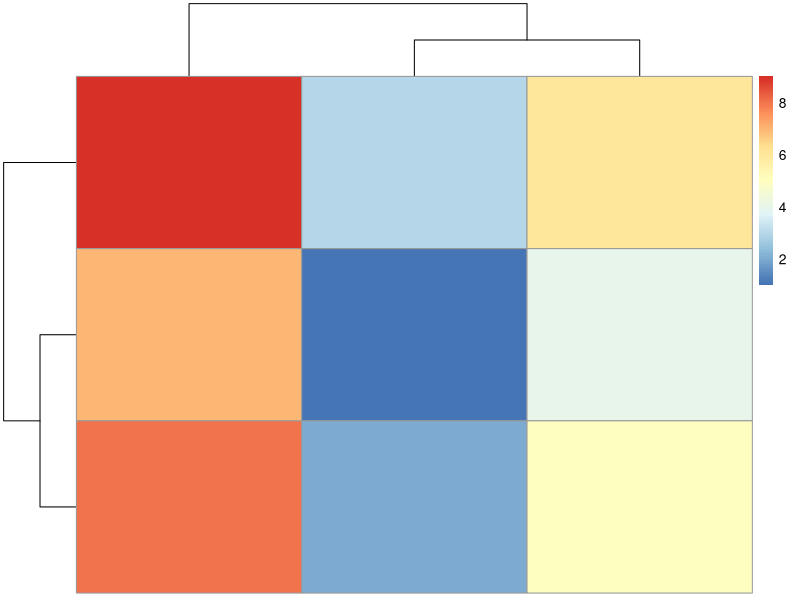

Write the R code that produced this figure.
library(pheatmap)

# Generate a 3x3 matrix with numbers 1 to 9
data_minimal <- matrix(1:9, nrow = 3, ncol = 3)

# Create a minimalist heatmap
pheatmap(data_minimal)

